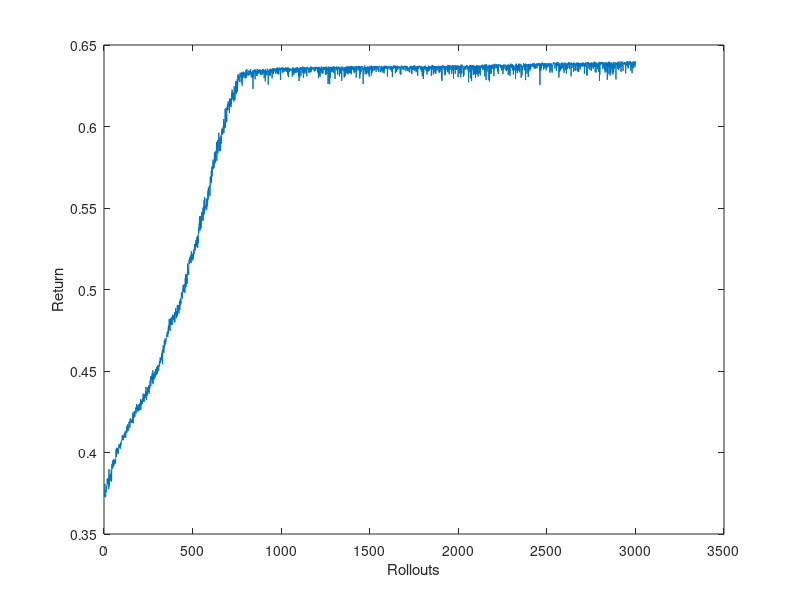

Source code (MATLAB):
%%%%%%%%%%%%%%%%%%%%%%%%%%%%%%%%%%%%%%%%%%%%%%%%%%%%%%%%%%%%%%%%%%%%%%%%%%%%%%%%%%%%%%%%%%%%%%%%%%%%%%%%%%%%%%%%%%%%%%%%%%%%
%% This file contains a sample implementation of PoWER for the TSM manipulator
%%%%%%%%%%%%%%%%%%%%%%%%%%%%%%%%%%%%%%%%%%%%%%%%%%%%%%%%%%%%%%%%%%%%%%%%%%%%%%%%%%%%%%%%%%%%%%%%%%%%%%%%%%%%%%%%%%%%%%%%%%%%
clear all;
close all;
clc;
%%%%%%%%%%%%%%%%%%%%%%%%%%%%%%%%%%%%%%%%%%%%%%%%%%%%%%%%%%%%%%%%%%%%%%%%%%%%%%%%%%%%%%%%%%%%%%%%%%%%%%%%%%%%%%%%%%%%%%%%%%%%%
% Load the training data set
load('mot.mat');
load('traj.mat');
rm=mot(1,:);
lm=mot(2,:);
zb=mot(3,:);
x=traj(1,:)-337.5660;
y=traj(2,:)-183.8960;
z=traj(3,:)-(-151.1300);
% Apply polynomial regression and normal equation to learn the inverse
% kinematic model of the TSM manipulator
nbFeatures=4;
N=length(x);
train_f=zeros(N,nbFeatures);
for i=1:N
    %train_f(i,:)=[1,x(i),y(i),z(i),x(i)^2,y(i)^2,z(i)^2,x(i)*y(i),x(i)*z(i),y(i)*z(i),x(i)^3,y(i)^3,z(i)^3,x(i)*y(i)*z(i)];
    train_f(i,:)=[1,x(i),y(i),z(i)];
end
theta_rm=pinv(train_f'*train_f)*train_f'*rm';
theta_lm=pinv(train_f'*train_f)*train_f'*lm';
theta_zb=pinv(train_f'*train_f)*train_f'*zb';
% Calculate the predicated motor commands
Test_rm=train_f*theta_rm;
Test_lm=train_f*theta_lm;
Test_zb=train_f*theta_zb;
%%%%%%%%%%%%%%%%%%%%%%%%%%%%%%%%%%%%%%%%%%%%%%%%%%%%%%%%%%%%%%%%%%%%%%%%%%%%%%%%%%%%%%%%%%%%%%%%%%%%%%%%%%%%%%%%%%%%%%%%%%%
% Calculate the prediction errors
ERM=sum((Test_rm-rm').*(Test_rm-rm'))/N;
ELM=sum((Test_lm-lm').*(Test_lm-lm'))/N;
EZB=sum((Test_zb-zb').*(Test_zb-zb'))/N;
% Calculate the average square error of the regression algorithm
error=ERM+ELM+EZB;
disp(['The Average Square Error of the Polynomial Regression Algorithm=', num2str(error)]);
%%%%%%%%%%%%%%%%%%%%%%%%%%%%%%%%%%%%%%%%%%%%%%%%%%%%%%%%%%%%%%%%%%%%%%%%%%%%%%%%%%%%%%%%%%%%%%%%%%%%%%%%%%%%%%%%%%%%%%%%%%%
% Define the exploration variance for the RL algorithm
variance =1e-8.*ones(nbFeatures,1);
disturbance=1e-4.*ones(nbFeatures,1);
% Number of iterations
n_iter = 3000;
% Define the rewards and parameters
Return = zeros(1,n_iter+1);
s_Return = zeros(n_iter+1,2);
param_rm = zeros(nbFeatures,n_iter+1);
param_lm = zeros(nbFeatures,n_iter+1);
param_zb = zeros(nbFeatures,n_iter+1);

% Initialize parameters for the EM-RL
param_rm(:,1) = theta_rm+disturbance.^.5.*(2*rand(nbFeatures,1)-1); 
param_lm(:,1) = theta_lm+disturbance.^.5.*(2*rand(nbFeatures,1)-1);
param_zb(:,1) = theta_zb+disturbance.^.5.*(2*rand(nbFeatures,1)-1);

current_rm = param_rm(:,1);
current_lm = param_lm(:,1);
current_zb = param_zb(:,1);
%% Generalize motor commands for the TSM manipulator
% Define the reference end-effector trajectory
t=0:0.02*2*pi:2*pi;
M=length(t);
cx=zeros(1,M);
cy=30*cos(t);
cz=30*sin(t);
circle_f=zeros(M,nbFeatures);
for i=1:M
    %circle_f(i,:)=[1,cx(i),cy(i),cz(i),cx(i)^2,cy(i)^2,cz(i)^2,cx(i)*cy(i),cx(i)*cz(i),cy(i)*cz(i),cx(i)^3,cy(i)^3,cz(i)^3,cx(i)*cy(i)*cz(i)];
    circle_f(i,:)=[1,cx(i),cy(i),cz(i)];
end
c_rm = circle_f*current_rm;
c_lm = circle_f*current_lm;
c_zb = circle_f*current_zb;
% Plot the results

c_rm(c_rm>0.5)=0.5;
c_rm(c_rm<(-0.5))=-0.5;
c_lm(c_lm>0.5)=0.5;
c_lm(c_lm<(-0.5))=-0.5;
c_zb(c_zb>0.5)=0.5;
c_zb(c_zb<(-0.5))=-0.5;
%% Execute the motor commands and receive end-effector trajectory from EM tracker
% Execute the motor commands and receive end-effector positions from EM tracker
c_f=[c_rm,c_lm,c_zb]/([theta_rm,theta_lm,theta_zb]);
xx=c_f(:,2);
yy=c_f(:,3);
zz=c_f(:,4);
%for i=1:M
    %plot3(xx(i),yy(i),zz(i),'bo','MarkerSize',4);
    %hold on;
    %pause(0.025);
%end

%%%%%%%%%%%%%%%%%%%%%%%%%%%%%%%%%%%%%%%%%%%%%%%%%%%%%%%%%%%%%%%%%%%%%%%%%%%%%%%%%%%%%%%%%%%%%%%%%%%%%%%%%%%%%%%%%%%%%%%%%%%
%% Do the iterations
for iter=1:n_iter
    if (mod(iter,10)==0)
        disp(['Iter ', num2str(iter)]);
    end
    
    % calculate the return of the previous rollout
    sum=0;
    for i=1:M
        sum=sum+0.05*abs(sqrt((zz(i))^2+(yy(i))^2)-30)+0.05*abs(xx(i));
    end
    Return(iter)=exp(-sum/M);
    disp(['Iteration=', num2str(iter)]);
    disp(['Return=', num2str(Return(iter))]);
    % this lookup table will be used for the importance sampling,
    % the largest reture will be moved to the end of the s_Reture mattrix
    s_Return(1,:) = [Return(iter) iter];
    s_Return = sortrows(s_Return);
    
    % update the policy parameters
    param_nom_rm = zeros(nbFeatures,1);
    param_nom_lm = zeros(nbFeatures,1);
    param_nom_zb = zeros(nbFeatures,1);
    param_dnom = 0;
    
    % calculate the expectations (the normalization is taken care of by the division)
    % as importance sampling we take the 2 best rollouts
    for i=1:min(iter,5)
        % get the rollout number for the 2 best rollouts
        j = s_Return(end+1-i,2);
        % calculate the exploration with respect to the current parameters
        temp_explore_rm = (param_rm(:,j)-current_rm);
        temp_explore_lm = (param_lm(:,j)-current_lm);
        temp_explore_zb = (param_zb(:,j)-current_zb);
        % as we use the return, always have the same exploration variance,
        % and assume that always only one basis functions is active we get 
        % these simple sums
        param_nom_rm = param_nom_rm + temp_explore_rm*Return(j);
        param_nom_lm = param_nom_lm + temp_explore_lm*Return(j);
        param_nom_zb = param_nom_zb + temp_explore_zb*Return(j);
        param_dnom = param_dnom + Return(j);
    end
    
    % update the parameters
    param_rm(:,iter+1) = current_rm + param_nom_rm./(param_dnom+1.e-10);
    param_lm(:,iter+1) = current_lm + param_nom_lm./(param_dnom+1.e-10);
    param_zb(:,iter+1) = current_zb + param_nom_zb./(param_dnom+1.e-10);
    
    % in the last rollout we want to get the return without exploration
    if iter~=n_iter
        param_rm(:,iter+1) = param_rm(:,iter+1) + variance.^.5.*(2*rand(nbFeatures,1)-1);
        param_lm(:,iter+1) = param_lm(:,iter+1) + variance.^.5.*(2*rand(nbFeatures,1)-1);
        param_zb(:,iter+1) = param_zb(:,iter+1) + variance.^.5.*(2*rand(nbFeatures,1)-1);
    end
        
    % set the new mean of the parameters
    current_rm = param_rm(:,iter+1);
    current_lm = param_lm(:,iter+1);
    current_zb = param_zb(:,iter+1);
    
    % Generalize motor commands
    c_rm = circle_f*current_rm;
    c_lm = circle_f*current_lm;
    c_zb = circle_f*current_zb;
    
    c_rm(c_rm>0.5)=0.5;
    c_rm(c_rm<(-0.5))=-0.5;
    c_lm(c_lm>0.5)=0.5;
    c_lm(c_lm<(-0.5))=-0.5;
    c_zb(c_zb>0.5)=0.5;
    c_zb(c_zb<(-0.5))=-0.5;
    %% Execute the motor commands and receive end-effector trajectory from EM tracker
    c_f=[c_rm,c_lm,c_zb]/([theta_rm,theta_lm,theta_zb]);
    xx=c_f(:,2);
    yy=c_f(:,3);
    zz=c_f(:,4);
    %for i=1:M
        %plot3(xx(i),yy(i),zz(i),'bo','MarkerSize',4);
        %hold on;
        %pause(0.025);
    %end
end

%%%%%%%%%%%%%%%%%%%%%%%%%%%%%%%%%%%%%%%%%%%%%%%%%%%%%%%%%%%%%%%%%%%%%%%%%%%%%%%%%%%%%%%%%%%%%%%%%%%%%%%%%%%%%%%%%%%%%%%%%%%
% calculate the return of the final rollout
sum=0;
for i=1:M
    sum=sum+0.05*abs(sqrt((zz(i))^2+(yy(i))^2)-30)+0.05*abs(xx(i));
end
Return(iter+1)=exp(-sum/M);

% plot the return over the rollouts
figure(1);
plot(Return);
ylabel('Return');
xlabel('Rollouts');

disp(['Final Return ', num2str(Return(end))]);
%%%%%%%%%%%%%%%%%%%%%%%%%%%%%%%%%%%%%%%%%%%%%%%%%%%%%%%%%%%%%%%%%%%%%%%%%%%%%%%%%%%%%%%%%%%%%%%%%%%%%%%%%%%%%%%%%%%%%%%%%%%